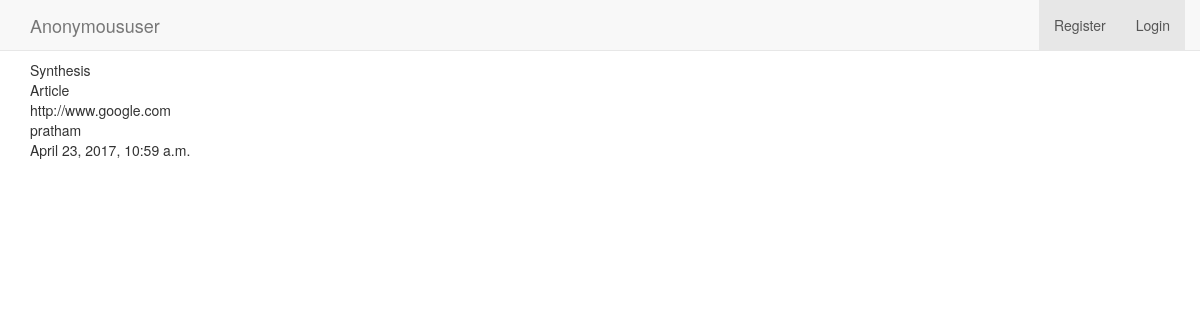
The app's page /ironman/synthesis/1/ with its own data.
### ironman/models.py (models this page shows, shortened)
class synthesis(models.Model):
    heading = models.CharField(max_length=30)
    content = models.TextField(max_length=1000)
    source = models.URLField()
    by = models.CharField(max_length= 15)
    team = models.ForeignKey(User)
    time = models.DateTimeField(default=datetime.now)

### ironman/views.py (the view)
# urls.py: url(r'^synthesis/(?P<pk>\d{1,4})/$', views.SynthesisDetail.as_view()),
class SynthesisDetail(DetailView):
    model = synthesis

### ironman/templates/ironman/synthesis_detail.html
{% extends 'base.html' %}
{% block body %}
{{ object.content }}<br>
{{ object.heading }}<br>
{{ object.source }}<br>
{{ object.by }}<br>
{{ object.time }}<br>
{% endblock %}

### records on screen
synthesis: content "Synthesis", heading "Article", source "http://www.google.com", by "pratham", time "April 23, 2017, 10:59 a.m."

### other values on screen
{{ user|title }} "Anonymoususer"
